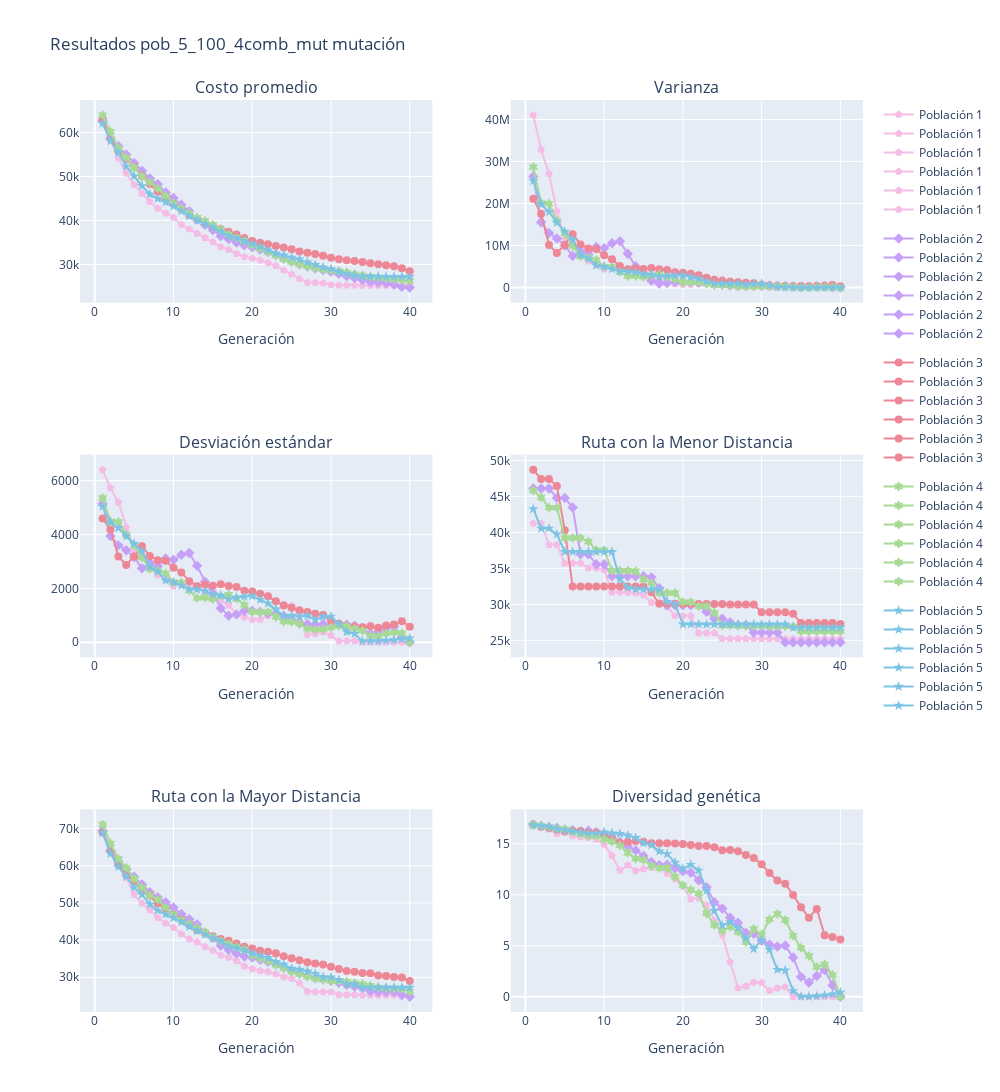

Here is the notebook cell this chart was saved with:
### Code cell
show_report(resultados7, max_gen_, msg=f"Resultados {exp_name7} mutación")
